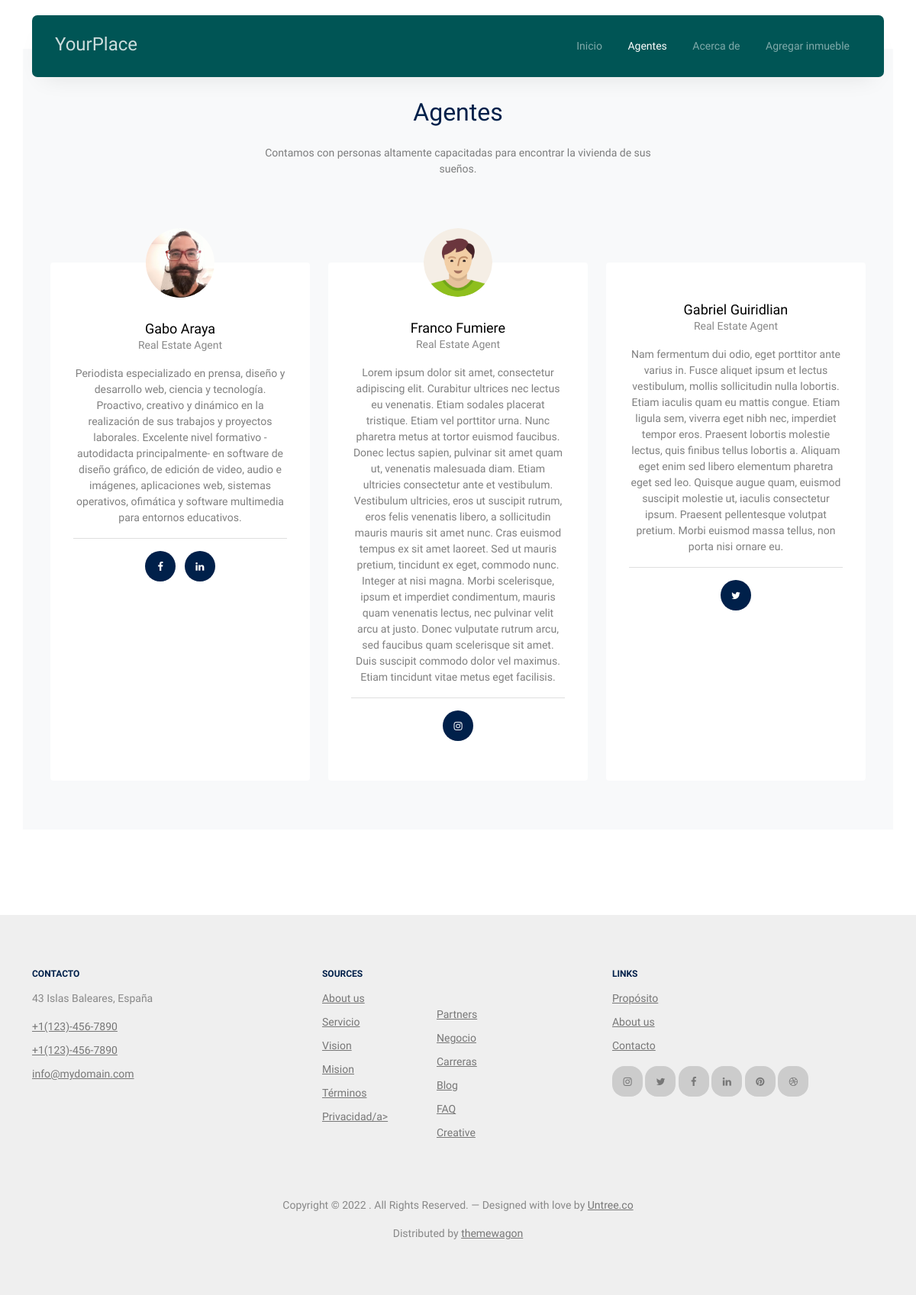
/agents/, run on the app's committed database.
### Main/models.py (models this page shows, shortened)
class Page(models.Model):
    name = models.CharField(max_length=250, default='Sin nombre', verbose_name='Nombre')
    title = models.CharField(max_length=250, default='Sin título', verbose_name='Título')
    subtitle = models.CharField(max_length=250, null=True, blank=True, verbose_name='Subtítulo')
    abstract = models.TextField(null=True, blank=True, verbose_name='Resumen')
    date = models.DateTimeField(auto_now_add=True, null=True, blank=True, verbose_name='Fecha')
    content = models.TextField(verbose_name='Contenido')
    class Meta:
        verbose_name = 'Página'
        verbose_name_plural = 'Páginas'
        ordering = ['id']

class Agent(models.Model):
    name = models.CharField(max_length=50, verbose_name='Nombre')
    email = models.EmailField(max_length=254, verbose_name='Correo electrónico')
    image = models.ImageField(null=True, blank=True, upload_to='agent/', default='', verbose_name='Imagen')
    description = models.TextField(null=True, blank=True, default='', verbose_name='Descripción')
    url_twitter = models.CharField(max_length=250, null=True, blank=True, default='', verbose_name='Twitter')
    url_facebook = models.CharField(max_length=250, null=True, blank=True, default='', verbose_name='Facebook')
    url_linkedin = models.CharField(max_length=250, null=True, blank=True, default='', verbose_name='Linkedin')
    url_instagram = models.CharField(max_length=250, null=True, blank=True, default='', verbose_name='Instagram')
    class Meta:
        verbose_name = 'Agente'
        verbose_name_plural = 'Agentes'
        ordering = ['id']

### Main/views.py (the view)
# urls.py: path('agents/', agents, name="agents"),
def agents(request):
    content = Page.objects.get(name='agents')
    queryset = Agent.objects.all() # Lista de objetos
    context = {
        'page' : 'Agentes',
        'content': content,
        'agentes': queryset
    }
    return render(request, "RealStateApp/agents.html", context)

### Main/templates/RealStateApp/agents.html
{% extends "RealStateApp/base.html" %}
{% load static %}
{% block content %}
<div class="section section-5 bg-light">
    <div class="container">
      <div class="row justify-content-center text-center mb-5">
        <div class="col-lg-6 mb-5">
          <h2 class="font-weight-bold heading text-primary mb-4">
            {{ content.title }}
          </h2>
          <p class="text-black-50">
            {{ content.content }}
          </p>
        </div>
      </div>
      <div class="row">
        {% for agente in agentes %}
        <div class="col-sm-6 col-md-6 col-lg-4 mb-5 mb-lg-0">
          <div class="h-100 person">
            <img class="img-fluid" src="{{ agente.image.url }}" width="200" alt="{{ agente.nombre }}" />
            <div class="person-contents">
              <h2 class="mb-0"><a href="#">{{ agente.name }}</a></h2>
              <span class="meta d-block mb-3">Real Estate Agent</span>
              {{ agente.description }}
              <hr />
              <ul class="social list-unstyled list-inline dark-hover">
                {% if agente.url_twitter %}
                <li class="list-inline-item">
                  <a href="{{ agente.url_twitter }}"><span class="icon-twitter"></span></a>
                </li>
                {% endif %}
                {% if agente.url_facebook %}
                <li class="list-inline-item">
                  <a href="{{ agente.url_facebook }}"><span class="icon-facebook"></span></a>
                </li>
                {% endif %}
                {% if agente.url_linkedin %}
                <li class="list-inline-item">
                  <a href="{{ agente.url_linkedin }}"><span class="icon-linkedin"></span></a>
                </li>
                {% endif %}
                {% if agente.url_instagram %}
                <li class="list-inline-item">
                  <a href="{{ agente.url_instagram }}"><span class="icon-instagram"></span></a>
                </li>
                {% endif %}
              </ul>
            </div>
          </div>
        </div>
        {% endfor %}
      </div>
    </div>
  </div>
{% endblock %}

### data on the page
Page: title "Agentes", content "Contamos con personas altamente capacitadas para encontrar la vivienda de sus sueños."
Agent: image (placeholder picture), name "Gabo Araya", description "Periodista especializado en prensa, diseño y desarrollo web, ciencia y tecnología. Proactivo, creativo y dinámico en la realización de sus trabajos y proyectos laborales. Excelente nivel formativo -autodidacta principalmente- en software de diseño gráfico, de edición de video, audio e imágenes, aplicaciones web, sistemas operativos, ofimática y software multimedia para entornos educativos."
Agent: image (picture), name "Franco Fumiere", description "Lorem ipsum dolor sit amet, consectetur adipiscing elit. Curabitur ultrices nec lectus eu venenatis. Etiam sodales placerat tristique. Etiam vel porttitor urna. Nunc pharetra metus at tortor euismod faucibus. Donec lectus sapien, pulvinar sit amet quam ut, venenatis malesuada diam. Etiam ultricies consectetur ante et vestibulum. Vestibulum ultricies, eros ut suscipit rutrum, eros felis venenatis libero, a sollicitudin mauris mauris sit amet nunc. Cras euismod tempus ex sit amet laoreet. Sed ut mauris pretium, tincidunt ex eget, commodo nunc. Integer at nisi magna. Morbi scelerisque, ipsum et imperdiet condimentum, mauris quam venenatis lectus, nec pulvinar velit arcu at justo. Donec…"
Agent: name "Gabriel Guiridlian", description "Nam fermentum dui odio, eget porttitor ante varius in. Fusce aliquet ipsum et lectus vestibulum, mollis sollicitudin nulla lobortis. Etiam iaculis quam eu mattis congue. Etiam ligula sem, viverra eget nibh nec, imperdiet tempor eros. Praesent lobortis molestie lectus, quis finibus tellus lobortis a. Aliquam eget enim sed libero elementum pharetra eget sed leo. Quisque augue quam, euismod suscipit molestie ut, iaculis consectetur ipsum. Praesent pellentesque volutpat pretium. Morbi euismod massa tellus, non porta nisi ornare eu."
